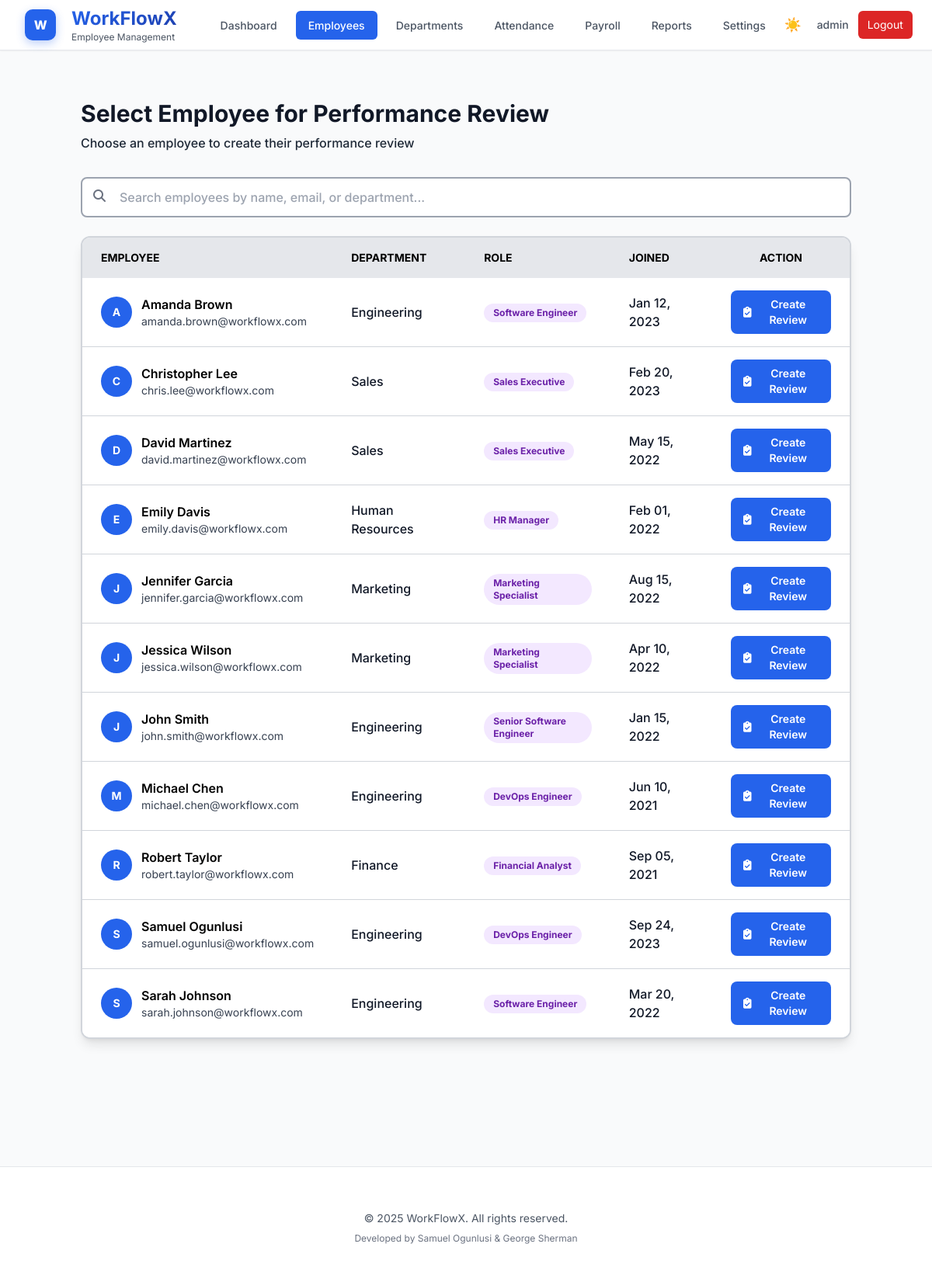
Screenshot of /performance/review/select-employee (signed in) with the database file from the repository.
### models.py (models this page shows, shortened)
class Employee(db.Model):
    __tablename__ = 'employees'
    employee_id = db.Column(db.Integer, primary_key=True, autoincrement=True)
    name = db.Column(db.String(100), nullable=False)
    email = db.Column(db.String(120), unique=True, nullable=False, index=True)
    phone = db.Column(db.String(20))
    profile_image = db.Column(db.String(255), default='default-avatar.png')  # Profile image filename
    department_id = db.Column(db.Integer, db.ForeignKey('departments.department_id'), nullable=False)
    role_id = db.Column(db.Integer, db.ForeignKey('roles.role_id'), nullable=False)
    salary = db.Column(db.Numeric(10, 2))  # Decimal for precise currency values
    date_joined = db.Column(db.Date)
    status = db.Column(db.String(20), default='active')
    created_at = db.Column(db.DateTime, default=datetime.utcnow)
    attendance_records = db.relationship('Attendance', backref='employee', lazy='dynamic', cascade='all, delete-orphan')
    leave_requests = db.relationship('LeaveRequest', backref='employee', lazy='dynamic', cascade='all, delete-orphan')

class Department(db.Model):
    __tablename__ = 'departments'
    department_id = db.Column(db.Integer, primary_key=True, autoincrement=True)
    name = db.Column(db.String(100), unique=True, nullable=False, index=True)
    description = db.Column(db.Text)
    created_at = db.Column(db.DateTime, default=datetime.utcnow)
    employees = db.relationship('Employee', backref='department', lazy='dynamic')

class Role(db.Model):
    __tablename__ = 'roles'
    role_id = db.Column(db.Integer, primary_key=True, autoincrement=True)
    title = db.Column(db.String(100), unique=True, nullable=False, index=True)
    description = db.Column(db.Text)
    created_at = db.Column(db.DateTime, default=datetime.utcnow)
    employees = db.relationship('Employee', backref='role', lazy='dynamic')

### routes.py (the view)
@app.route('/performance/review/select-employee')
@login_required
def select_employee_for_review():
    if session.get('role') != 'admin':
        flash('Access denied. Admins only.', 'danger')
        return redirect(url_for('dashboard'))
    user = repo.get_user_by_id(session['user_id'])
    employees = repo.get_all_employees()
    return render_template('select_employee_review.html', user=user, employees=employees)

### repository.py (called while the page is built)
def get_user_by_id(user_id: int) -> Optional[User]:
    try:
        return User.query.get(user_id)
    except Exception:
        return None

def get_all_employees(include_inactive: bool = False) -> List[Employee]:
    try:
        query = Employee.query
        if not include_inactive:
            query = query.filter_by(status='active')
        return query.order_by(Employee.name).all()
    except Exception:
        return []

### routes.py (called while the page is built)
def login_required(f):
    @wraps(f)
    def decorated_function(*args, **kwargs):
        if 'user_id' not in session:
            flash('Please log in to access this page', 'warning')
            return redirect(url_for('login'))
        return f(*args, **kwargs)
    return decorated_function

### templates/select_employee_review.html (shortened to what this page needs)
{% extends "base.html" %}
{% block content %}
<div class="container mx-auto px-4 py-8">
    <div class="mb-8">
        <h1 class="text-3xl font-bold text-gray-900 dark:text-white">Select Employee for Performance Review</h1>
        <p class="mt-2 font-medium text-gray-800 dark:text-gray-300">Choose an employee to create their performance review</p>
    </div>
    <div class="mb-6">
        <div class="relative">
            <input type="text" id="employeeSearch" class="w-full px-4 py-3 pl-12 border-2 border-gray-400 dark:border-gray-600 rounded-lg focus:ring-2 focus:ring-blue-500 focus:border-blue-500 bg-white dark:bg-gray-800 text-gray-900 dark:text-white font-medium"
                   placeholder="Search employees by name, email, or department..."
                   onkeyup="searchEmployees()">
            <i class="fas fa-search absolute left-4 top-4 text-gray-500"></i>
        </div>
    </div>
    <div class="bg-white dark:bg-gray-800 rounded-xl shadow-lg overflow-hidden border-2 border-gray-300 dark:border-gray-700">
        <table class="min-w-full">
            <thead class="bg-gray-200 dark:bg-gray-900">
                <tr>
                    <th class="px-6 py-4 text-left text-sm font-bold text-black dark:text-gray-200 uppercase">Employee</th>
                    <th class="px-6 py-4 text-left text-sm font-bold text-black dark:text-gray-200 uppercase">Department</th>
                    <th class="px-6 py-4 text-left text-sm font-bold text-black dark:text-gray-200 uppercase">Role</th>
                    <th class="px-6 py-4 text-left text-sm font-bold text-black dark:text-gray-200 uppercase">Joined</th>
                    <th class="px-6 py-4 text-center text-sm font-bold text-black dark:text-gray-200 uppercase">Action</th>
                </tr>
            </thead>
            <tbody class="bg-white dark:bg-gray-800 divide-y divide-gray-300 dark:divide-gray-700" id="employeesTable">
                {% for employee in employees %}
                <tr class="employee-row hover:bg-blue-50 dark:hover:bg-gray-700 transition-colors">
                    <td class="px-6 py-4">
                        <div class="flex items-center">
                            <div class="w-10 h-10 bg-blue-600 rounded-full flex items-center justify-center text-white font-bold text-sm mr-3">
                                {{ employee.name[0] }}
                            </div>
                            <div>
                                <div class="font-semibold text-black dark:text-white employee-name">{{ employee.name }}</div>
                                <div class="text-sm text-gray-700 dark:text-gray-400 employee-email">{{ employee.email }}</div>
                            </div>
                        </div>
                    </td>
                    <td class="px-6 py-4 text-gray-900 dark:text-gray-300 font-medium employee-department">
                        {{ employee.department.name if employee.department else 'N/A' }}
                    </td>
                    <td class="px-6 py-4 employee-role">
                        <span class="inline-flex items-center px-3 py-1 rounded-full text-xs font-bold bg-purple-100 text-purple-800 dark:bg-purple-900 dark:text-purple-200">
                            {{ employee.role.title if employee.role else 'N/A' }}
                        </span>
                    </td>
                    <td class="px-6 py-4 text-gray-900 dark:text-gray-300 font-medium">
                        {{ employee.date_joined.strftime('%b %d, %Y') if employee.date_joined else 'N/A' }}
                    </td>
                    <td class="px-6 py-4 text-center">
                        <a href="{{ url_for('create_review', employee_id=employee.employee_id) }}"
                           class="inline-flex items-center px-4 py-2 bg-blue-600 text-white rounded-lg hover:bg-blue-700 transition-colors font-semibold text-sm">
                            <i class="fas fa-clipboard-check mr-2"></i>Create Review
                        </a>
                    </td>
                </tr>
                {% endfor %}
            </tbody>
        </table>
    </div>
</div>
{% endblock %}

### static/css/style.css (style rules this page uses)
:root { --bg-primary: #ffffff; --bg-secondary: #f9fafb; --bg-tertiary: #f3f4f6; --text-primary: #111827; --text-secondary: #4b5563; --text-tertiary: #6b7280; --border-color: #e5e7eb; --shadow: rgba(0, 0, 0, 0.1); --accent: #2563eb; --accent-hover: #1d4ed8; --accent-light: #3b82f6; }
body { background-color: var(--bg-secondary); color: var(--text-primary); transition: background-color 0.3s ease, color 0.3s ease; }

### rows the page displays
Employee: name "A", name "Amanda Brown", email "amanda.brown@workflowx.com", department "Engineering", role "Software Engineer", date_joined "Jan 12, 2023"
Employee: name "C", name "Christopher Lee", email "chris.lee@workflowx.com", department "Sales", role "Sales Executive", date_joined "Feb 20, 2023"
Employee: name "D", name "David Martinez", email "david.martinez@workflowx.com", department "Sales", role "Sales Executive", date_joined "May 15, 2022"
Employee: name "E", name "Emily Davis", email "emily.davis@workflowx.com", department "Human Resources", role "HR Manager", date_joined "Feb 01, 2022"
Employee: name "J", name "Jennifer Garcia", email "jennifer.garcia@workflowx.com", department "Marketing", role "Marketing Specialist", date_joined "Aug 15, 2022"
Employee: name "J", name "Jessica Wilson", email "jessica.wilson@workflowx.com", department "Marketing", role "Marketing Specialist", date_joined "Apr 10, 2022"
Employee: name "J", name "John Smith", email "john.smith@workflowx.com", department "Engineering", role "Senior Software Engineer", date_joined "Jan 15, 2022"
Employee: name "M", name "Michael Chen", email "michael.chen@workflowx.com", department "Engineering", role "DevOps Engineer", date_joined "Jun 10, 2021"
Employee: name "R", name "Robert Taylor", email "robert.taylor@workflowx.com", department "Finance", role "Financial Analyst", date_joined "Sep 05, 2021"
Employee: name "S", name "Samuel Ogunlusi", email "samuel.ogunlusi@workflowx.com", department "Engineering", role "DevOps Engineer", date_joined "Sep 24, 2023"
Employee: name "S", name "Sarah Johnson", email "sarah.johnson@workflowx.com", department "Engineering", role "Software Engineer", date_joined "Mar 20, 2022"

### other values shown
{{ session.username }} "admin"
